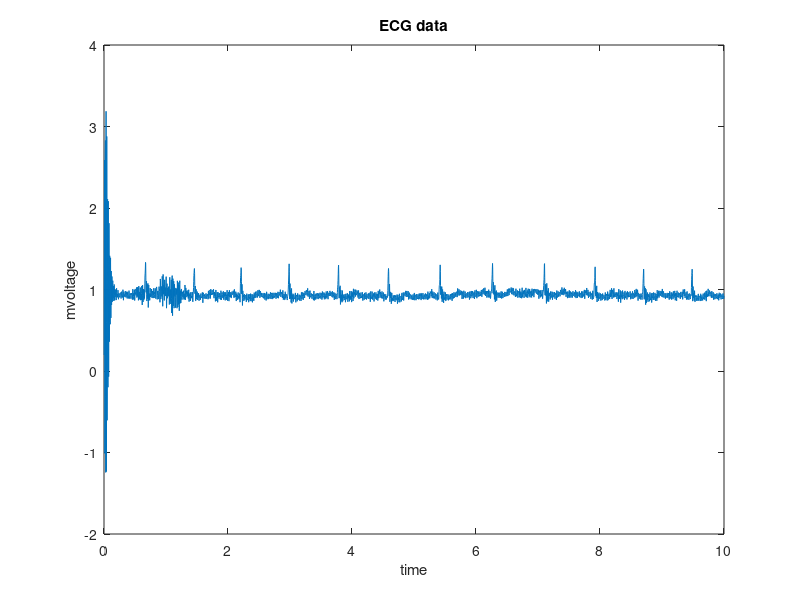

This figure's MATLAB source:
clc;
load('101noise.mat')
a=[1 -.2 .8];
b=[.2 .5];  
y=filter(b,a,signalNoise);
val = y/200;
data = val(1,1:3600);
fs = 360;
time_axis = (1:length(data))/fs;
y=filter(b,a,data);
plot(time_axis,y);
xlabel('time')
ylabel('mvoltage')
title('ECG data')


